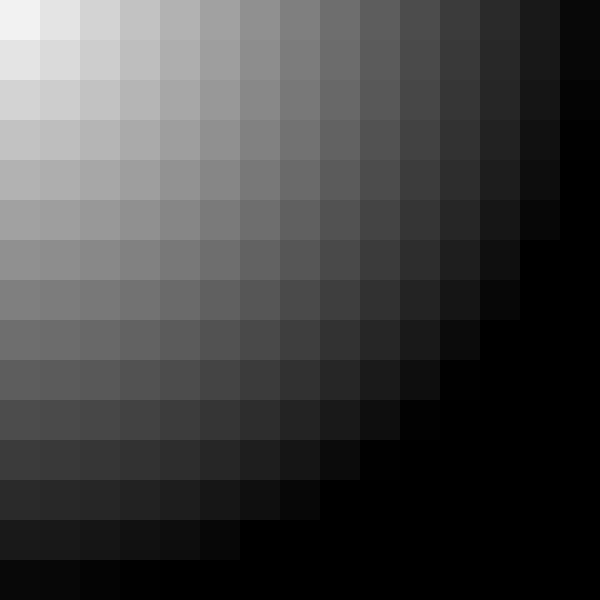
Frame 1 (no input)
Frame 60 (the mouse pressed at the canvas centre just before this capture): identical to frame 1, image omitted
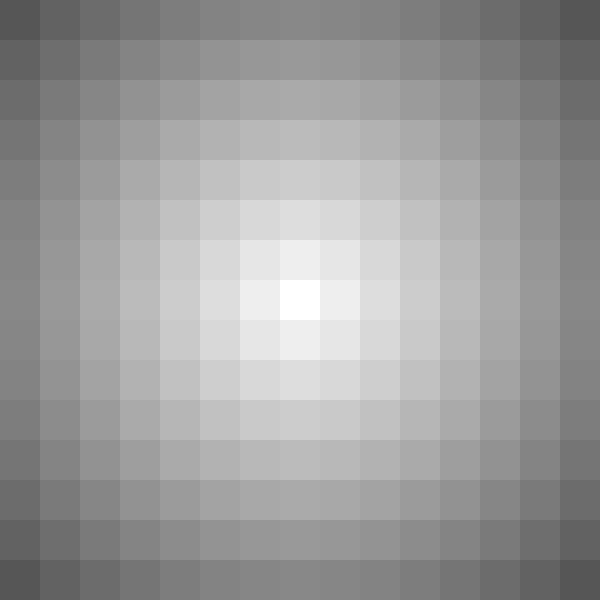
Frame 120 (the mouse held since frame 60 and released just before this capture)

The Processing sketch that drew these frames (run headless with seeded random() and noise(); from frame 60 on, the mouse is pressed at the canvas centre):

// Processing sketch: Tarea5_Array2D
// ── Tarea5_Array2D.pde
int tam = 40;
int col, fil;
float[][] distancias;

void setup() {
  size(600, 600);
  col = width / tam;
  fil = height / tam;

  distancias = new float[col][fil];

  noStroke();
}

void draw() {
  for (int i = 0; i < col; i++) {
    for (int j = 0; j < fil; j++) {
      float cx = i * tam + tam/2;
      float cy = j * tam + tam/2;

      distancias[i][j] = dist(mouseX, mouseY, cx, cy);
      float colores = map(distancias[i][j], 0, width, 255, 0);
      fill(colores);
      rect(i * tam, j * tam, tam, tam);
    }
  }
}
